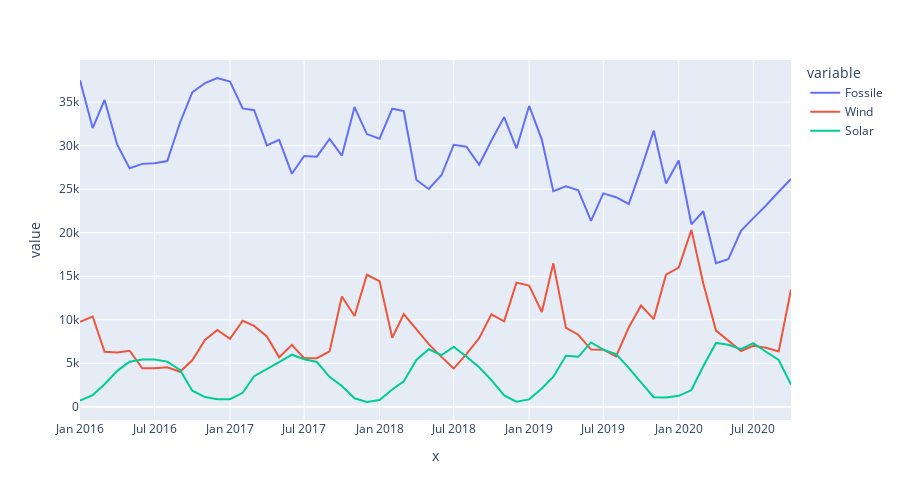

Notebook cell for this chart:
### Code cell
fig = px.line(ene, x=np.array(ene.index), y=['Fossile', 'Wind', 'Solar'], width=900, height=500)
fig.show()
